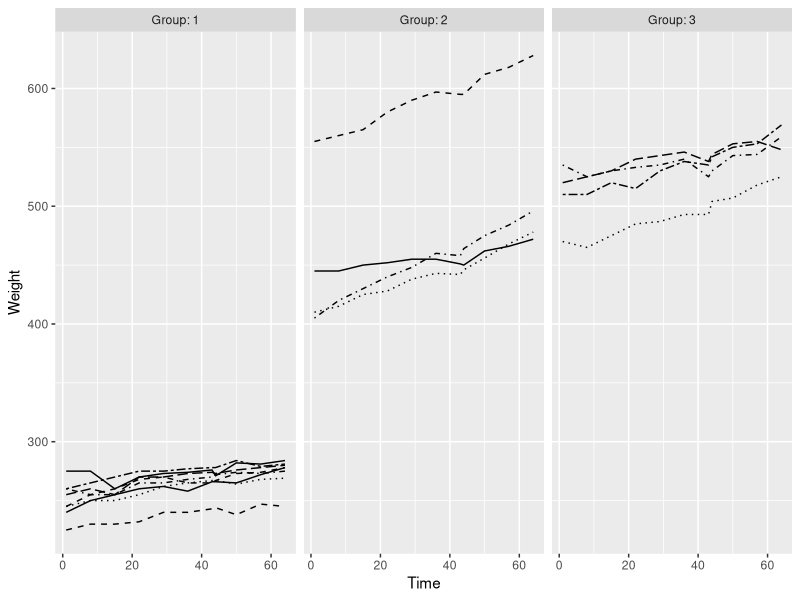
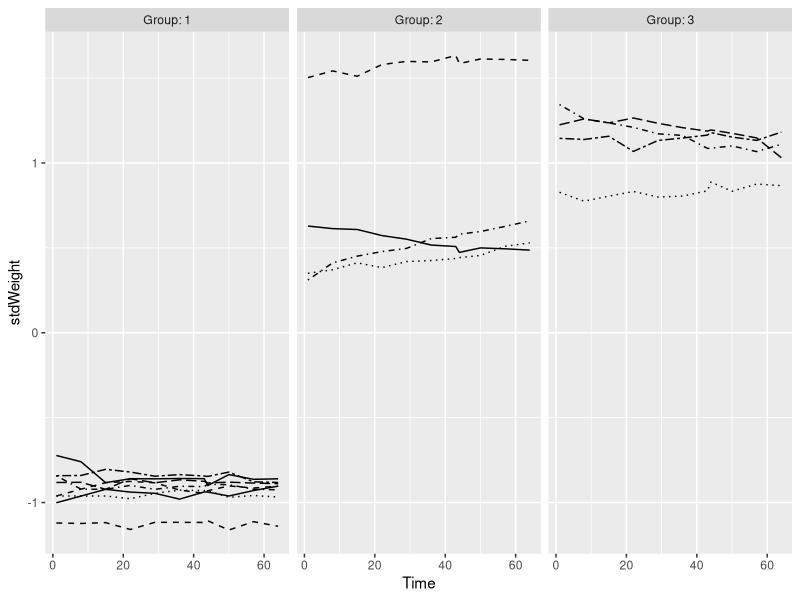
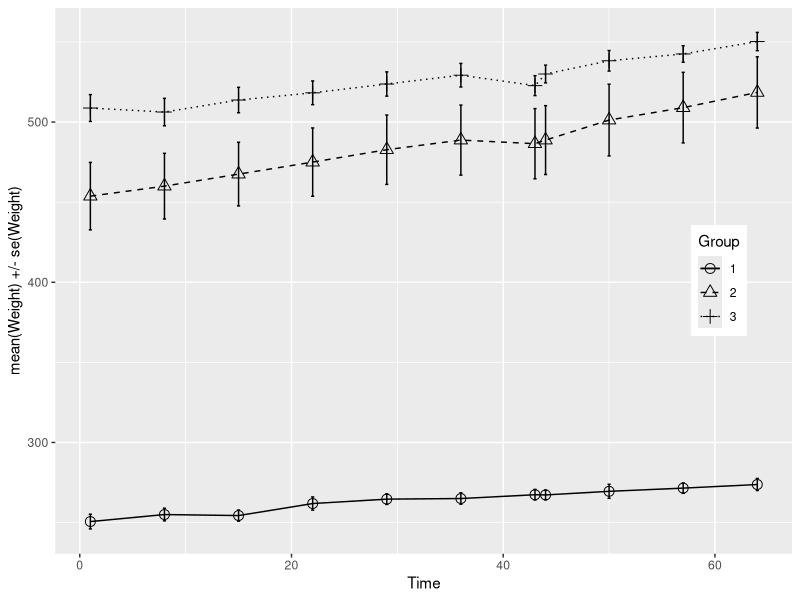
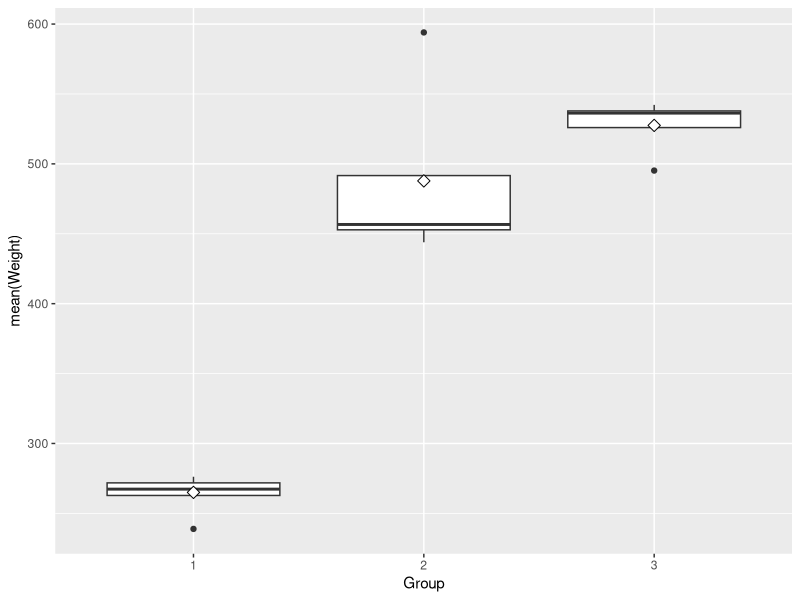
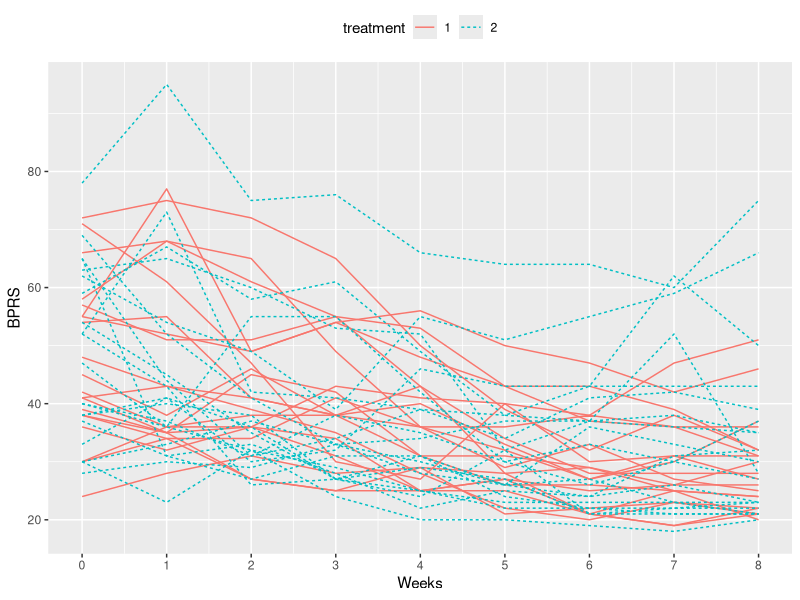
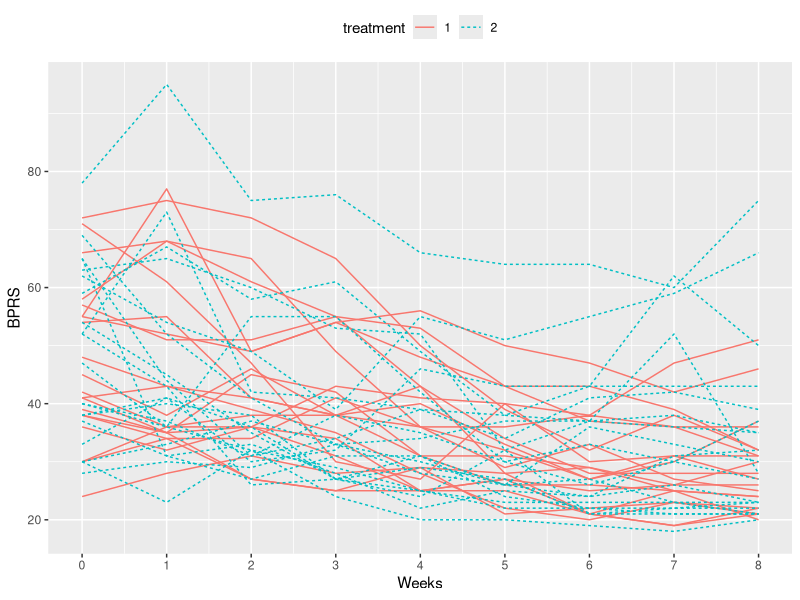
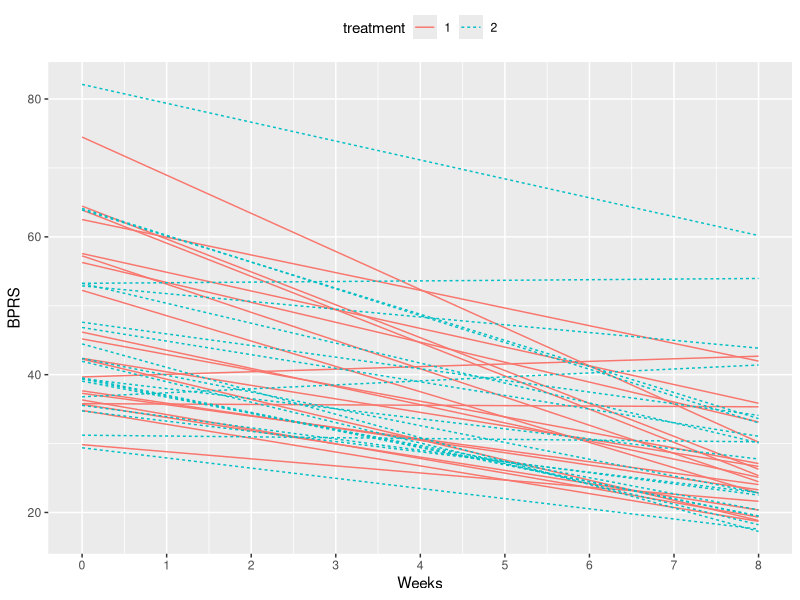

Generate these figures, in order, with R:
## ---- chunk 1
# Set working directory:
setwd("C:/Users/mikniemi/OneDrive - University of Helsinki/OpenDataScience/IODS/IODS-project")

# Access the necessary tool packages:
library(dplyr)
library(tidyr)
library(ggplot2)
library(lme4)

# Load, factor and look at the data sets:
BPRS <- read.table("Data/BPRS.txt")
BPRSL <- read.table("Data/BPRSL.txt")
BPRSL$treatment <- factor(BPRSL$treatment)
# Fix the data set such as every individual has its own subject number:
for(i in 1:nrow(BPRSL)){
  if(BPRSL[i,"treatment"] == 2){
    BPRSL[i,"subject"] <- BPRSL[i,"subject"] + 20
  }
}
BPRSL$subject <- factor(BPRSL$subject)
glimpse(BPRSL)

RATS <- read.table("Data/RATS.txt")
RATSL <- read.table("Data/RATSL.txt")
RATSL$ID <- factor(RATSL$ID)
RATSL$Group <- factor(RATSL$Group)
glimpse(RATSL)
## ---- chunk 2
# Draw the plot:
ggplot(RATSL, aes(x = Time, y = Weight, linetype = ID)) +
  geom_line() +
  scale_linetype_manual(values = rep(1:10, times=4)) +
  facet_grid(. ~ Group, labeller = label_both) +
  theme(legend.position = "none") + 
  scale_y_continuous(limits = c(min(RATSL$Weight), max(RATSL$Weight)))
## ---- chunk 3
# Standardise the variable Weight:
RATSL <- RATSL %>%
  group_by(Time) %>%
  mutate(stdWeight = (Weight - mean(Weight))/sd(Weight) ) %>%
  ungroup()

# Plot again with the standardized weights:
ggplot(RATSL, aes(x = Time, y = stdWeight, linetype = ID)) +
  geom_line() +
  scale_linetype_manual(values = rep(1:10, times=4)) +
  facet_grid(. ~ Group, labeller = label_both) +
  theme(legend.position = "none") + 
  scale_y_continuous(limits = c(min(RATSL$stdWeight), max(RATSL$stdWeight)))
## ---- chunk 4
# Number of measurement times:
n <- RATSL$Time %>% unique() %>% length()

# Summary data with mean and standard error of Weight by Group and Time:
RATSS <- RATSL %>%
  group_by(Group, Time) %>%
  summarise( mean = mean(Weight), se = sd(Weight)/sqrt(n) ) %>%
  ungroup()

# Glimpse the data:
glimpse(RATSS)

# Plot the mean profiles:
ggplot(RATSS, aes(x = Time, y = mean, linetype = Group, shape = Group)) +
  geom_line() +
  scale_linetype_manual(values = c(1,2,3)) +
  geom_point(size=3) +
  scale_shape_manual(values = c(1,2,3)) +
  geom_errorbar(aes(ymin=mean-se, ymax=mean+se, linetype="1"), width=0.3) +
  theme(legend.position = c(0.9,0.5)) +
  scale_y_continuous(name = "mean(Weight) +/- se(Weight)")
## ---- chunk 5
# Create a summary data by Group and ID with mean as the summary variable (ignoring baseline WD1):
RATSLWDS <- RATSL %>%
  filter(Time > 1) %>%
  group_by(Group, ID) %>%
  summarise( mean=mean(Weight) ) %>%
  ungroup()

# Glimpse the data:
glimpse(RATSLWDS)

# Draw a boxplot of the mean versus treatment:
ggplot(RATSLWDS, aes(x = Group, y = mean)) +
  geom_boxplot() +
  stat_summary(fun.y = "mean", geom = "point", shape=23, size=3, fill = "white") +
  scale_y_continuous(name = "mean(Weight)")
## ---- chunk 6
# Add the baseline (WD1) from the original data as a new variable to the summary data:
RATSLWDS1 <- RATSLWDS %>%
  mutate(baseline = RATS$WD1)

# Fit the linear model with the mean as the response variable:
fit <- lm(mean ~ baseline + Group, data = RATSLWDS1)

# Compute the analysis of variance table for the fitted model with anova():
anova(fit)
## ---- chunk 7
# Plot the BPRSL data:
ggplot(BPRSL, aes(x = week, y = bprs, group = subject)) +
  geom_line(aes(linetype = treatment, color = treatment)) +
  scale_x_continuous(name = "Weeks", breaks = seq(0, 8, 1)) +
  scale_y_continuous(name = "BPRS", breaks = seq(0, 100, 20)) +
  theme(legend.position = "top")
## ---- chunk 8
# Create a regression model BPRS_reg and print out the model summary:
BPRS_reg <- lm(bprs ~ week + treatment, data = BPRSL)
summary(BPRS_reg)
## ---- chunk 9
# Create a random intercept model and print out the model summary:
BPRS_ref <- lmer(bprs ~ week + treatment + (1 | subject), data = BPRSL, REML = FALSE)
summary(BPRS_ref)
## ---- chunk 10
# Create a random intercept and random slope model, and print out the summary:
BPRS_ref1 <- lmer(bprs ~ week + treatment + (week | subject), data = BPRSL, REML = FALSE)
summary(BPRS_ref1)
## ---- chunk 11
# Perform an ANOVA test on the two models:
anova(BPRS_ref1, BPRS_ref)
## ---- chunk 12
# Create a random intercept and random slope model with the interaction:
BPRS_ref2 <- lmer(bprs ~ week + treatment + (week | subject) + (week * treatment), data = BPRSL, REML = FALSE)
summary(BPRS_ref2)
## ---- chunk 13
# Perform an ANOVA test on the two models:
anova(BPRS_ref2, BPRS_ref1)
## ---- chunk 14
par(mar = c(4, 4, .1, .1))

# Draw the plot of BPRSL with the observed Weight values:
ggplot(BPRSL, aes(x = week, y = bprs, group = subject)) +
  geom_line(aes(linetype = treatment, color = treatment)) +
  scale_x_continuous(name = "Weeks", breaks = seq(0, 8, 1)) +
  scale_y_continuous(name = "BPRS", breaks = seq(0, 100, 20)) +
  theme(legend.position = "top")

# Create a vector of the fitted values (ref1):
Fitted <- fitted(BPRS_ref1)

# Create a new column fitted to RATSL:
BPRSL <- mutate(BPRSL, fitted = Fitted)

# Draw the plot of BPRSL with the Fitted values of weight:
ggplot(BPRSL, aes(x = week, y = fitted, group = subject)) +
  geom_line(aes(linetype = treatment, color = treatment)) +
  scale_x_continuous(name = "Weeks", breaks = seq(0, 8, 1)) +
  scale_y_continuous(name = "BPRS", breaks = seq(0, 100, 20)) +
  theme(legend.position = "top")
